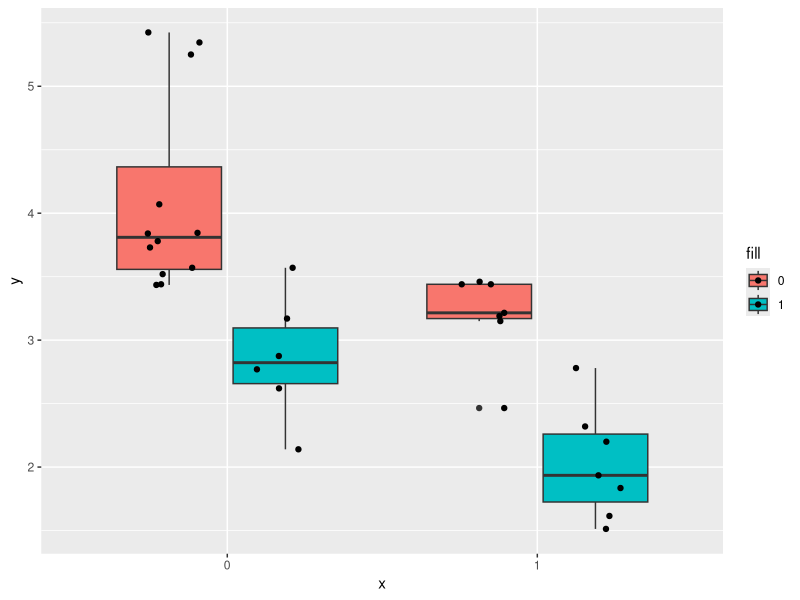
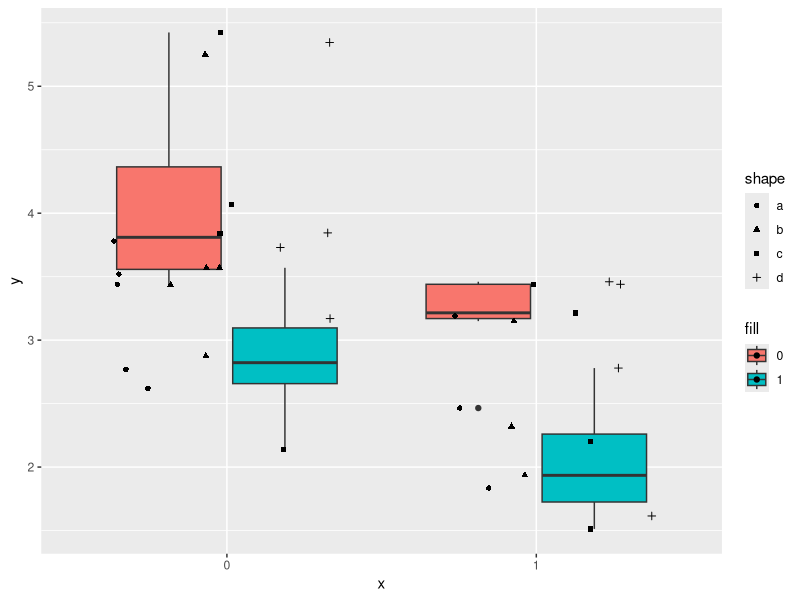
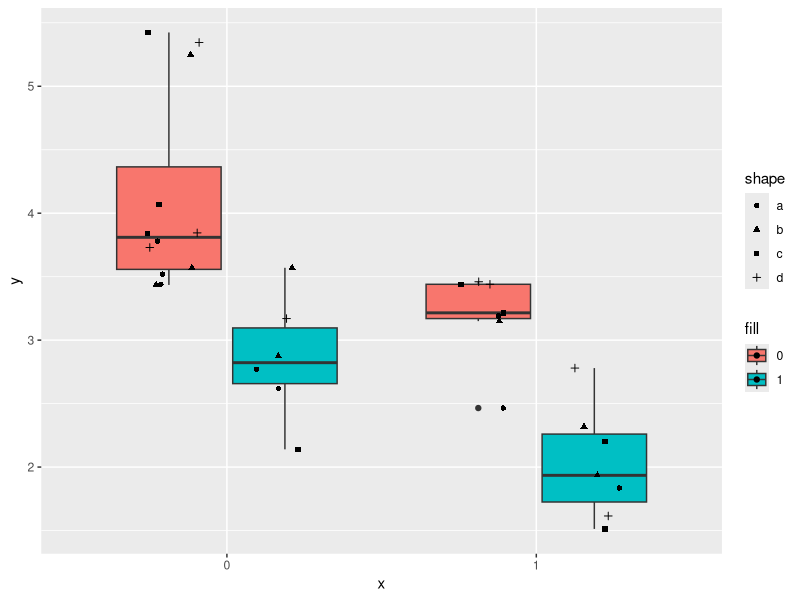

The R source for these figures, in order:
## ---- chunk 1
knitr::opts_chunk$set(
  echo = TRUE, warning = FALSE, message = FALSE,
  fig.width = 7, fig.height = 6
)
## ---- chunk 2
library(ggplot2)
library(dplyr)

head(mtcars)

data = data.frame(
  x = factor(mtcars$vs),
  y = mtcars$wt,
  fill = factor(mtcars$am)
) %>% 
  dplyr::arrange(x, fill) %>% 
  dplyr::mutate(shape = rep(letters[1:4], 8))

set.seed(1)
ggplot(data, aes(x, y, fill = fill)) +
  geom_boxplot() +
  geom_point(position=position_jitterdodge())
## ---- chunk 3
set.seed(1)
ggplot(data, aes(x, y, fill = fill)) +
  geom_boxplot() +
  geom_point(aes(shape = shape), position=position_jitterdodge())
## ---- chunk 4
set.seed(1)
ggplot(data, aes(x, y, fill = fill)) +
  geom_boxplot() +
  geom_point(aes(shape = shape, group = fill), position=position_jitterdodge())
